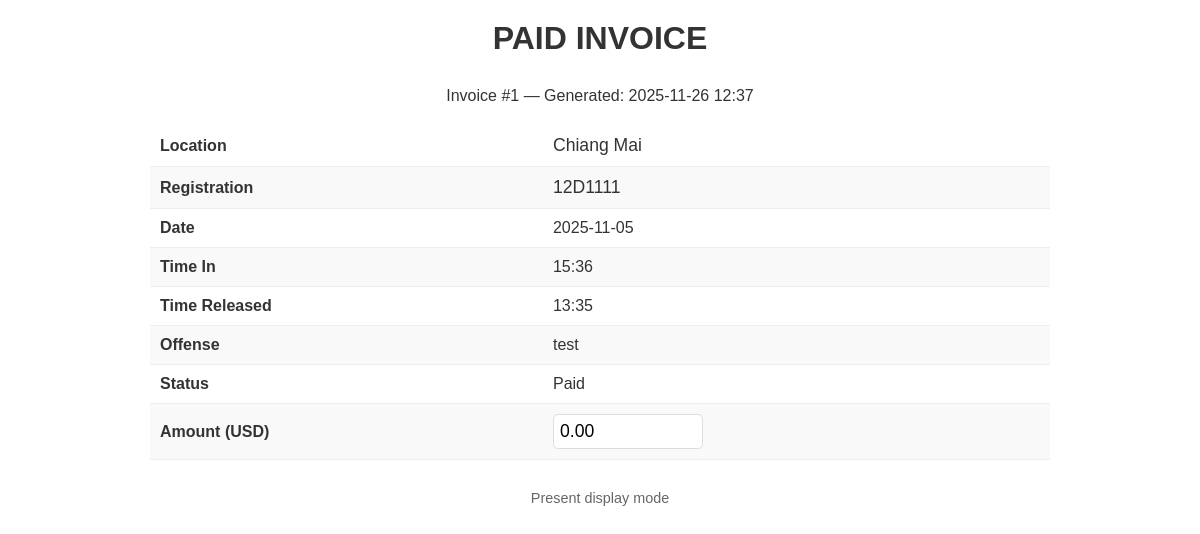
The page /presentation/invoice/1 (signed in) on the database as committed earlier.
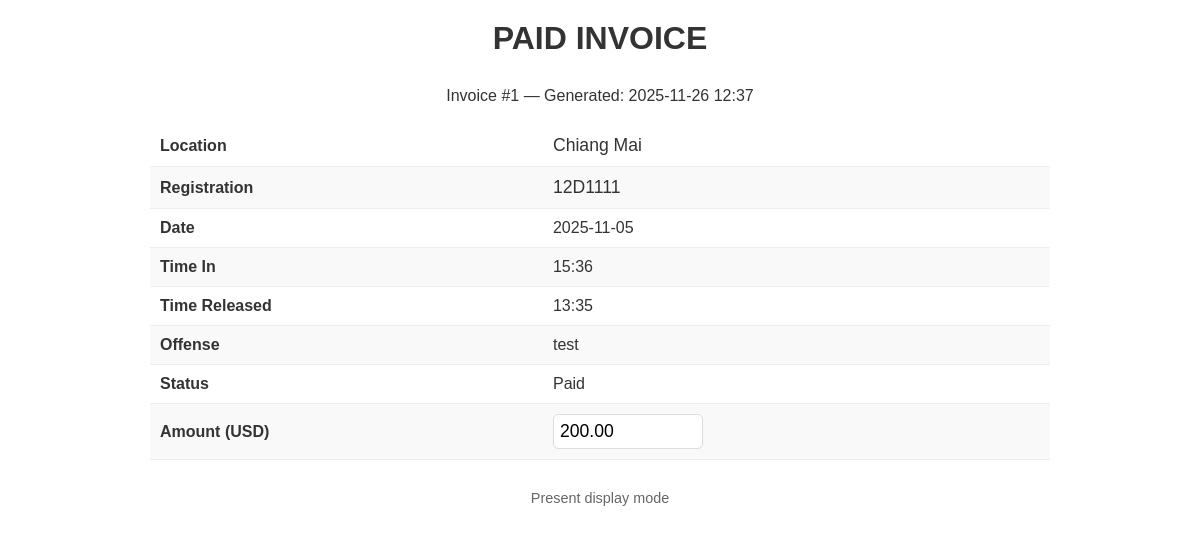
The same page on the database as committed later.
### app.py (models this page shows, shortened)
class ClampData(db.Model):
    id = db.Column(db.Integer, primary_key=True)
    location = db.Column(db.String(200), nullable=False)
    registration = db.Column(db.String(100))
    clamp_date = db.Column(db.Date, nullable=False)
    time_in = db.Column(db.Time, nullable=False)
    time_released = db.Column(db.Time)
    offense = db.Column(db.String(300), nullable=False)
    payment_status = db.Column(db.String(50), default='Processing')  # Paid, Not Paid, Processing
    amount_paid = db.Column(db.Float, default=0.0)
    created_at = db.Column(db.DateTime, default=datetime.utcnow)

### app.py (the view)
@app.route('/presentation/invoice/<int:id>')
def presentation_invoice(id):
    clamp = ClampData.query.get_or_404(id)
    return render_template('presentation_invoice.html', clamp=clamp, now=datetime.now())

### app.py (called while the page is built)
@app.context_processor
def inject_common():
    return {'current_year': datetime.now().year}

@app.before_request
def require_login():
    whitelist = {'login', 'static', 'service_worker'}
    ep = request.endpoint
    if not ep:
        return
    if ep.split('.')[-1] in whitelist:
        return
    if session.get('user_id'):
        return
    return redirect(url_for('login', next=request.path))

### templates/presentation_invoice.html (shortened to what this page needs)
<!doctype html>
<html lang="en">
<head>
  <link rel="stylesheet" href="{{ url_for('static', filename='css/style.css') }}">
</head>
<body>
  <div class="invoice">
    <div class="header">
      <h1>PAID INVOICE</h1>
      <p>Invoice #{{ clamp.id }} — Generated: {{ now.strftime('%Y-%m-%d %H:%M') }}</p>
    </div>
    <table class="invoice-table">
      <tr><td><strong>Location</strong></td><td class="big">{{ clamp.location }}</td></tr>
      <tr><td><strong>Registration</strong></td><td class="big">{{ clamp.registration or 'N/A' }}</td></tr>
      <tr><td><strong>Date</strong></td><td>{{ clamp.clamp_date.strftime('%Y-%m-%d') }}</td></tr>
      <tr><td><strong>Time In</strong></td><td>{{ clamp.time_in.strftime('%H:%M') }}</td></tr>
      <tr><td><strong>Time Released</strong></td><td>{{ clamp.time_released.strftime('%H:%M') if clamp.time_released else 'N/A' }}</td></tr>
      <tr><td><strong>Offense</strong></td><td>{{ clamp.offense }}</td></tr>
      <tr><td><strong>Status</strong></td><td>{{ clamp.payment_status }}</td></tr>
      <tr>
        <td><strong>Amount (USD)</strong></td>
        <td>
          <input id="amount-input" type="number" step="0.01" min="0" value="{{ '%.2f'|format(clamp.amount_paid or 0) }}" style="font-size:1.1rem;padding:6px;width:150px">
        </td>
      </tr>
    </table>
    <div style="margin-top:30px;text-align:center;color:#666;font-size:0.9rem">Present display mode</div>
  </div>
</body>
</html>

### static/css/style.css (style rules this page uses)
* { margin: 0; padding: 0; box-sizing: border-box; }
body { font-family: 'Segoe UI', Tahoma, Geneva, Verdana, sans-serif; background: linear-gradient(135deg, #d8dede 0%, #1c1f1d 100%); min-height: 100vh; padding: 20px; }
h1 { color: #333; margin-bottom: 30px; text-align: center; }
input, textarea, select { padding: 10px; border: 1px solid #ddd; border-radius: 5px; font-size: 14px; font-family: inherit; }
.invoice-table { width: 100%; border-collapse: collapse; margin-top: 20px; background: white; }
.invoice-table th, .invoice-table td { padding: 12px; text-align: left; border-bottom: 1px solid #ddd; }
.invoice-table tbody tr:nth-child(even) { background: #f9f9f9; }

### templates/presentation_invoice.html (style rules this page uses)
body { background:#fff;color:#333;font-family:Arial,Helvetica,sans-serif;margin:0;padding:20px }
.invoice { max-width:900px;margin:0 auto }
.header { text-align:center;margin-bottom:20px }
.invoice-table { width:100%;border-collapse:collapse }
.invoice-table td { padding:10px;border-bottom:1px solid #eee }
.big { font-size:1.1rem }

Rows that differ between the two databases and show on the page:
changed ClampData "Chiang Mai": amount_paid "0.00" → "200.00"
